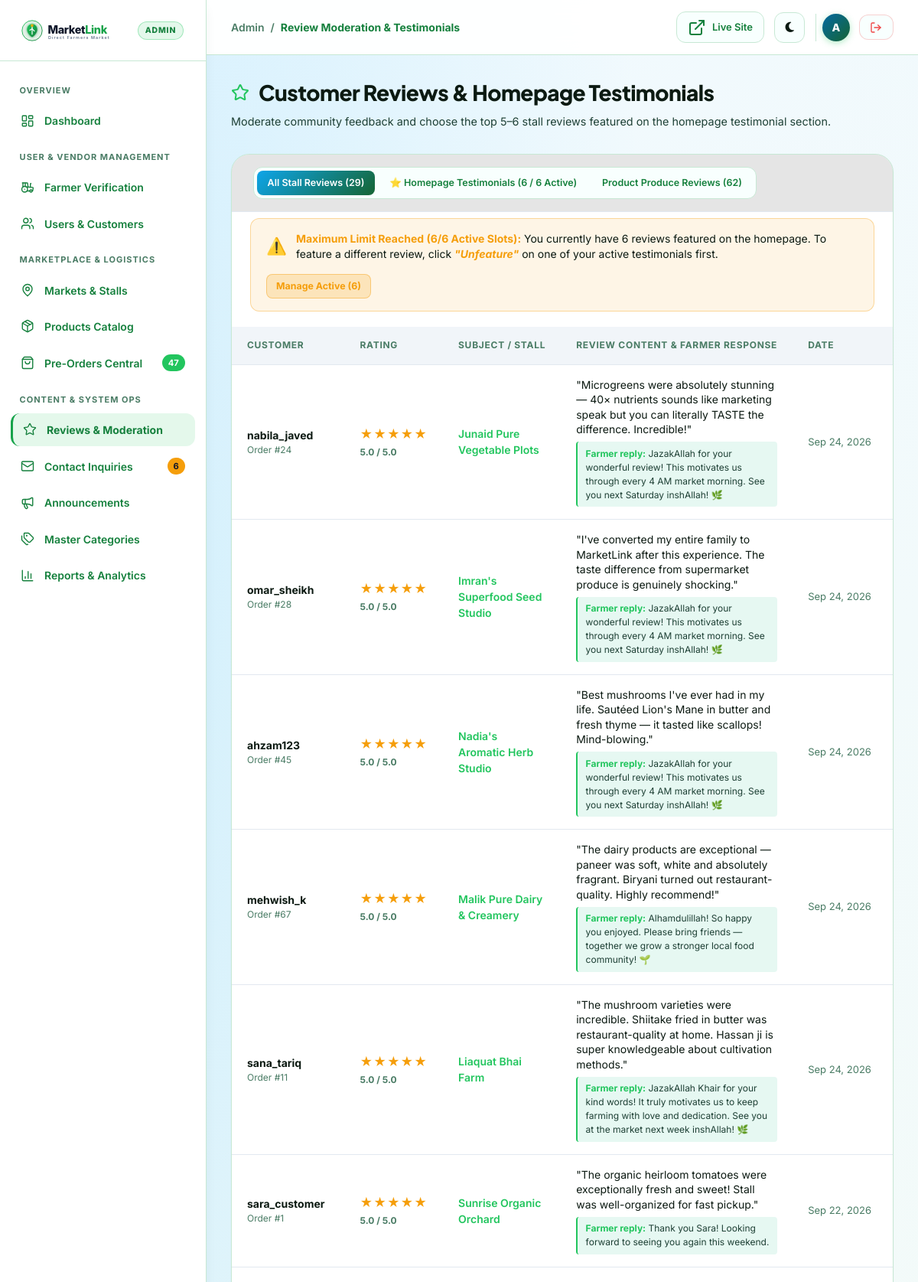
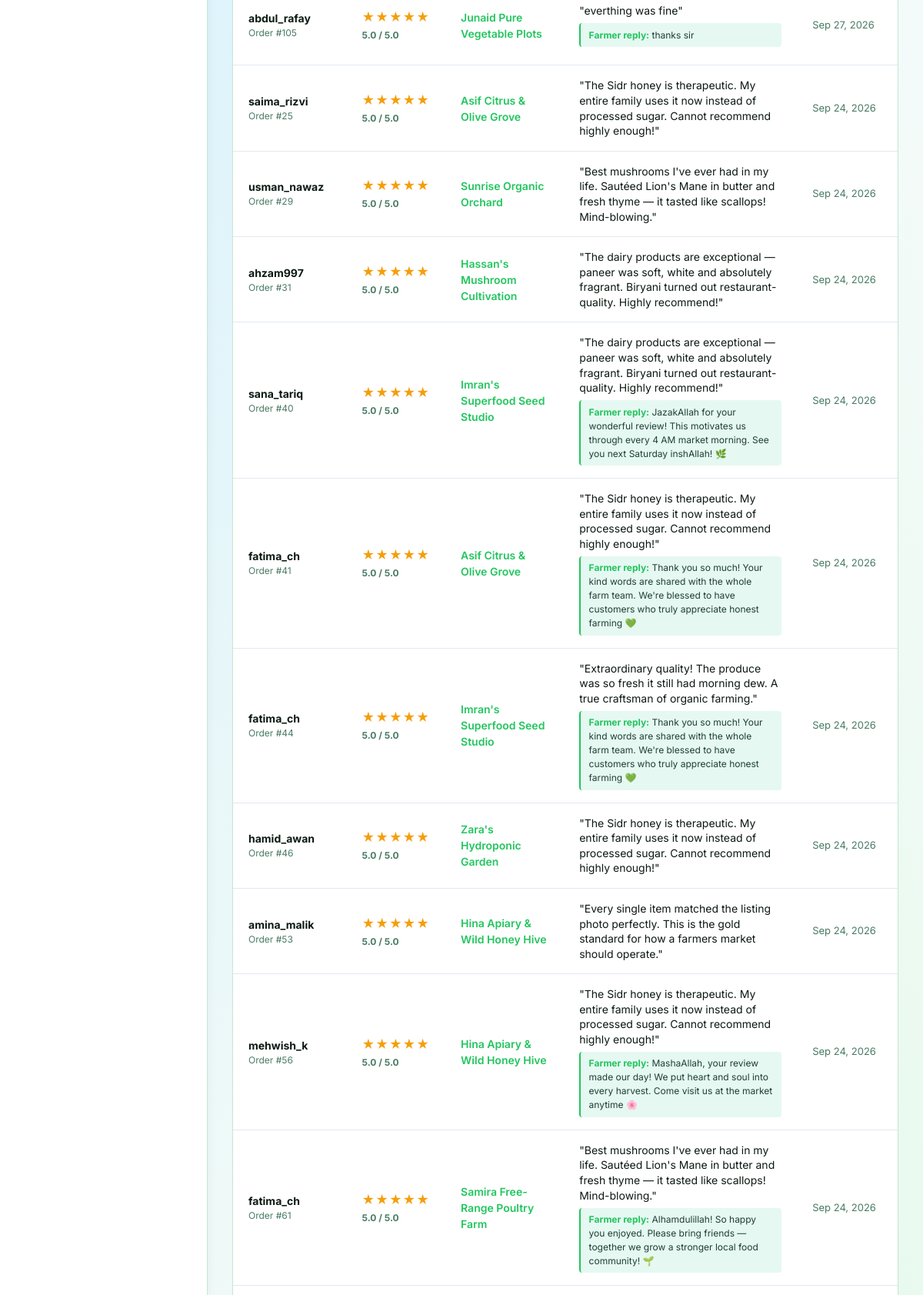
Page /admin/reviews.php (signed in, upper part) on the committed database (2 pictures, top to bottom).
### tables this page shows
CREATE TABLE `farmer_reviews` (
  `review_id` int(11) NOT NULL,
  `order_id` int(11) NOT NULL,
  `customer_id` int(11) NOT NULL,
  `farmer_id` int(11) NOT NULL,
  `rating` int(11) NOT NULL CHECK (`rating` between 1 and 5),
  `review_comment` text DEFAULT NULL,
  `farmer_response` text DEFAULT NULL,
  `response_date` datetime DEFAULT NULL,
  `is_moderated` tinyint(1) DEFAULT 1,
  `is_featured` tinyint(1) NOT NULL DEFAULT 0,
  `created_at` datetime DEFAULT current_timestamp()
);

CREATE TABLE `users` (
  `user_id` int(11) NOT NULL,
  `username` varchar(50) NOT NULL,
  `email` varchar(100) NOT NULL,
  `password_hash` varchar(255) NOT NULL,
  `role` enum('admin','farmer','customer') NOT NULL,
  `status` enum('active','suspended','inactive') DEFAULT 'active',
  `phone_number` varchar(20) DEFAULT NULL,
  `profile_image` varchar(255) DEFAULT NULL,
  `created_at` datetime DEFAULT current_timestamp(),
  `updated_at` datetime DEFAULT current_timestamp() ON UPDATE current_timestamp()
);

CREATE TABLE `farmer_profiles` (
  `farmer_id` int(11) NOT NULL,
  `stall_name` varchar(120) NOT NULL,
  `contact_person` varchar(100) NOT NULL,
  `business_phone` varchar(20) NOT NULL,
  `business_email` varchar(100) DEFAULT NULL,
  `description` text DEFAULT NULL,
  `address` text NOT NULL,
  `latitude` decimal(10,8) NOT NULL,
  `longitude` decimal(11,8) NOT NULL,
  `order_cutoff_time` time DEFAULT '18:00:00',
  `approval_status` enum('pending','approved','rejected','suspended') DEFAULT 'pending',
  `created_at` datetime DEFAULT current_timestamp(),
  `updated_at` datetime DEFAULT current_timestamp() ON UPDATE current_timestamp()
);

### admin/reviews.php (the view, shortened to what this page needs)
<?php
require_once __DIR__ . '/includes/admin_header.php';
$type   = trim($_GET['type'] ?? 'farmer');
$filter = trim($_GET['filter'] ?? 'all');
if ($type === 'product') {
    $sql = "SELECT pr.review_id, pr.order_id, pr.rating, pr.comment as review_comment, '' as farmer_response,
                   pr.is_moderated, 0 as is_featured, pr.created_at,
                   u.username as customer_name,
                   p.product_name,
                   fp.stall_name
            FROM product_reviews pr
            JOIN users u ON pr.customer_id = u.user_id
            JOIN products p ON pr.product_id = p.product_id
            JOIN farmer_profiles fp ON p.farmer_id = fp.farmer_id
            ORDER BY pr.created_at DESC";
} else {
    $type = 'farmer';
    $where = ($filter === 'featured') ? "WHERE fr.is_featured = 1" : "";
    $sql = "SELECT fr.review_id, fr.order_id, fr.rating, fr.review_comment, fr.farmer_response,
                   fr.is_moderated, COALESCE(fr.is_featured, 0) as is_featured, fr.created_at,
                   u.username as customer_name,
                   fp.stall_name
            FROM farmer_reviews fr
            JOIN users u ON fr.customer_id = u.user_id
            JOIN farmer_profiles fp ON fr.farmer_id = fp.farmer_id
            {$where}
            ORDER BY fr.is_featured DESC, fr.rating DESC, fr.created_at DESC";
}
$reviews = $pdo->query($sql)->fetchAll();
$farmerRevCount   = (int)$pdo->query("SELECT COUNT(*) FROM farmer_reviews")->fetchColumn();
$featuredRevCount = (int)$pdo->query("SELECT COUNT(*) FROM farmer_reviews WHERE is_featured = 1")->fetchColumn();
$prodRevCount     = (int)$pdo->query("SELECT COUNT(*) FROM product_reviews")->fetchColumn();
?>
<div class="admin-page-header">
  <div class="admin-page-title-group">
    <h1>
      <i data-lucide="star" style="color:var(--admin-accent);"></i>
      Customer Reviews &amp; Homepage Testimonials
    </h1>
    <p>Moderate community feedback and choose the top 5–6 stall reviews featured on the homepage testimonial section.</p>
  </div>
</div>
<div class="admin-card">
  <div class="admin-toolbar">
    <div class="admin-filter-tabs">
      <a href="?type=farmer&filter=all" class="admin-filter-tab <?= ($type === 'farmer' && $filter !== 'featured') ? 'active' : '' ?>">
        All Stall Reviews (<?= $farmerRevCount ?>)
      </a>
      <a href="?type=farmer&filter=featured" class="admin-filter-tab <?= ($type === 'farmer' && $filter === 'featured') ? 'active' : '' ?>" style="color: <?= ($filter === 'featured') ? '#f59e0b' : '' ?>;">
        ⭐ Homepage Testimonials (<?= $featuredRevCount ?> / 6 Active)
      </a>
      <a href="?type=product" class="admin-filter-tab <?= ($type === 'product') ? 'active' : '' ?>">
        Product Produce Reviews (<?= $prodRevCount ?>)
      </a>
    </div>
  </div>
  <?php if ($type === 'farmer' && $featuredRevCount >= 6): ?>
    <div style="margin: 0.5rem 1.5rem 1.25rem 1.5rem; padding: 1rem 1.25rem; background: rgba(245, 158, 11, 0.1); border: 1.5px solid rgba(245, 158, 11, 0.35); border-radius: 12px; display: flex; align-items: center; justify-content: space-between; gap: 1rem; flex-wrap: wrap;">
      <div style="display:flex; align-items:center; gap:0.75rem;">
        <span style="font-size:1.35rem; line-height:1;">⚠️</span>
        <div style="font-size:0.875rem; line-height:1.45; color:var(--admin-text-main);">
          <strong style="color:#f59e0b;">Maximum Limit Reached (6/6 Active Slots):</strong>
          You currently have 6 reviews featured on the homepage. To feature a different review, click <em style="color:#f59e0b; font-weight:700;">"Unfeature"</em> on one of your active testimonials first.
        </div>
      </div>
      <a href="?type=farmer&filter=featured" class="admin-btn admin-btn-sm" style="background:rgba(245,158,11,0.2); color:#f59e0b; border:1px solid rgba(245,158,11,0.4); font-weight:700;">
        Manage Active (<?= $featuredRevCount ?>)
      </a>
    </div>
  <?php endif; ?>
  <div class="admin-table-container">
    <table class="admin-table">
      <thead>
        <tr>
          <th>Customer</th>
          <th>Rating</th>
          <th>Subject / Stall</th>
          <th>Review Content &amp; Farmer Response</th>
          <th>Date</th>
          <th>Moderation &amp; Homepage</th>
        </tr>
      </thead>
      <tbody>
        <?php if (empty($reviews)): ?>
          <tr>
            <td colspan="7" style="text-align:center; padding:3rem; color:var(--admin-text-subtle);">
              No reviews found in this view.
            </td>
          </tr>
        <?php else: ?>
          <?php foreach ($reviews as $r): ?>
            <tr id="review-row-<?= $r['review_id'] ?>">
              <td>
                <div style="font-weight:700; color:var(--admin-text-main);"><?= htmlspecialchars($r['customer_name']) ?></div>
                <div style="font-size:0.75rem; color:var(--admin-text-subtle);">Order #<?= $r['order_id'] ?></div>
              </td>
              <td>
                <div style="color:#f59e0b; font-size:1rem; letter-spacing:1px; white-space:nowrap;">
                  <?= str_repeat('★', (int)$r['rating']) . str_repeat('☆', 5 - (int)$r['rating']) ?>
                </div>
                <span style="font-size:0.75rem; font-weight:700; color:var(--admin-text-subtle);"><?= $r['rating'] ?>.0 / 5.0</span>
              </td>
              <td>
                <div style="font-weight:600; color:var(--admin-emerald);"><?= htmlspecialchars($r['stall_name']) ?></div>
              </td>
              <td style="max-width:320px;">
                <div style="font-size:0.875rem; color:var(--admin-text-main); line-height:1.4;">
                  "<?= htmlspecialchars($r['review_comment'] ?: 'No written comment.') ?>"
                </div>
                <?php if (!empty($r['farmer_response'])): ?>
                  <div style="margin-top:0.4rem; padding:0.4rem 0.65rem; background:rgba(16,185,129,0.1); border-left:2.5px solid var(--admin-emerald); border-radius:4px; font-size:0.75rem; color:var(--admin-text-muted);">
                    <strong style="color:var(--admin-emerald);">Farmer reply:</strong> <?= htmlspecialchars($r['farmer_response']) ?>
                  </div>
                <?php endif; ?>
              </td>
              <td style="font-size:0.8125rem; color:var(--admin-text-subtle); white-space:nowrap;">
                <?= date('M d, Y', strtotime($r['created_at'])) ?>
              </td>
              <td>
              </td>
            </tr>
          <?php endforeach; ?>
        <?php endif; ?>
      </tbody>
    </table>
  </div>
</div>
<?php require_once __DIR__ . '/includes/admin_footer.php'; ?>

### assets/css/responsive.css (style rules this page uses)
html, body { width: 100%; max-width: 100%; }
img, video, canvas, svg { max-width: 100%; }
.admin-main, .admin-content, .customer-main, .customer-content, .farmer-main, .farmer-content, .admin-card, .farmer-card, .dashboard-grid-2 > *, .cart-layout-grid > *, .farmer-grid-2-col > *, .farmer-grid-equal-2 > *, .admin-grid-split > *, .hero-grid > *, .bento-grid > *, .contact-layout > *, .auth-layout > * { min-width: 0; }
.admin-table-container, .farmer-table-responsive, .cart-table-responsive, .contrast-table { max-width: 100%; overscroll-behavior-inline: contain; -webkit-overflow-scrolling: touch; scrollbar-width: none; }
.admin-table, .farmer-table, .cart-table-responsive .cart-items-table, .contrast-table table { max-width: none; }

### assets/css/ai-assistant.css (style rules this page uses)
:root { --ai-primary: #059669; --ai-primary-hover: #047857; --ai-accent: #0284c7; --ai-gradient: linear-gradient(135deg, #059669 0%, #0284c7 100%); --ai-gradient-header: linear-gradient(135deg, #064e3b 0%, #0c4a6e 100%); --ai-bg-window: rgba(255, 255, 255, 0.96); --ai-bg-messages: #f8fafc; --ai-border: rgba(226, 232, 240, 0.9); --ai-text-main: #0f172a; --ai-text-muted: #64748b; --ai-bot-bubble: #ffffff; --ai-bot-bubble-border: #e2e8f0; --ai-shadow: 0 20px 35px -5px rgba(0, 0, 0, 0.15), 0 10px 15px -5px rgba(0, 0, 0, 0.08); }

### rows in the picture
farmer_reviews: users.username "nabila_javed", order "24", rating "★★★★★", rating "5", farmer.stall_name "Junaid Pure Vegetable Plots", review_comment "Microgreens were absolutely stunning — 40× nutrients sounds like marketing speak but you can literally TASTE the difference. Incredible!", farmer_response "JazakAllah for your wonderful review! This motivates us through every 4 AM market morning. See you next Saturday inshAllah! 🌿", created_at "Sep 24, 2026"
farmer_reviews: users.username "omar_sheikh", order "28", rating "★★★★★", rating "5", farmer.stall_name "Imran's Superfood Seed Studio", review_comment "I've converted my entire family to MarketLink after this experience. The taste difference from supermarket produce is genuinely shocking.", farmer_response "JazakAllah for your wonderful review! This motivates us through every 4 AM market morning. See you next Saturday inshAllah! 🌿", created_at "Sep 24, 2026"
farmer_reviews: users.username "ahzam123", order "45", rating "★★★★★", rating "5", farmer.stall_name "Nadia's Aromatic Herb Studio", review_comment "Best mushrooms I've ever had in my life. Sautéed Lion's Mane in butter and fresh thyme — it tasted like scallops! Mind-blowing.", farmer_response "JazakAllah for your wonderful review! This motivates us through every 4 AM market morning. See you next Saturday inshAllah! 🌿", created_at "Sep 24, 2026"
farmer_reviews: users.username "mehwish_k", order "67", rating "★★★★★", rating "5", farmer.stall_name "Malik Pure Dairy & Creamery", review_comment "The dairy products are exceptional — paneer was soft, white and absolutely fragrant. Biryani turned out restaurant-quality. Highly recommend!", farmer_response "Alhamdulillah! So happy you enjoyed. Please bring friends — together we grow a stronger local food community! 🌱", created_at "Sep 24, 2026"
farmer_reviews: users.username "sana_tariq", order "11", rating "★★★★★", rating "5", farmer.stall_name "Liaquat Bhai Farm", review_comment "The mushroom varieties were incredible. Shiitake fried in butter was restaurant-quality at home. Hassan ji is super knowledgeable about cultivation methods.", farmer_response "JazakAllah Khair for your kind words! It truly motivates us to keep farming with love and dedication. See you at the market next week inshAllah! 🌿", created_at "Sep 24, 2026"
farmer_reviews: users.username "sara_customer", order "1", rating "★★★★★", rating "5", farmer.stall_name "Sunrise Organic Orchard", review_comment "The organic heirloom tomatoes were exceptionally fresh and sweet! Stall was well-organized for fast pickup.", farmer_response "Thank you Sara! Looking forward to seeing you again this weekend.", created_at "Sep 22, 2026"
farmer_reviews: users.username "abdul_rafay", order "105", rating "★★★★★", rating "5", farmer.stall_name "Junaid Pure Vegetable Plots", review_comment "everthing was fine", farmer_response "thanks sir", created_at "Sep 27, 2026"
farmer_reviews: users.username "saima_rizvi", order "25", rating "★★★★★", rating "5", farmer.stall_name "Asif Citrus & Olive Grove", review_comment "The Sidr honey is therapeutic. My entire family uses it now instead of processed sugar. Cannot recommend highly enough!", created_at "Sep 24, 2026"
farmer_reviews: users.username "usman_nawaz", order "29", rating "★★★★★", rating "5", farmer.stall_name "Sunrise Organic Orchard", review_comment "Best mushrooms I've ever had in my life. Sautéed Lion's Mane in butter and fresh thyme — it tasted like scallops! Mind-blowing.", created_at "Sep 24, 2026"
farmer_reviews: users.username "ahzam997", order "31", rating "★★★★★", rating "5", farmer.stall_name "Hassan's Mushroom Cultivation", review_comment "The dairy products are exceptional — paneer was soft, white and absolutely fragrant. Biryani turned out restaurant-quality. Highly recommend!", created_at "Sep 24, 2026"
farmer_reviews: users.username "sana_tariq", order "40", rating "★★★★★", rating "5", farmer.stall_name "Imran's Superfood Seed Studio", review_comment "The dairy products are exceptional — paneer was soft, white and absolutely fragrant. Biryani turned out restaurant-quality. Highly recommend!", farmer_response "JazakAllah for your wonderful review! This motivates us through every 4 AM market morning. See you next Saturday inshAllah! 🌿", created_at "Sep 24, 2026"
farmer_reviews: users.username "fatima_ch", order "41", rating "★★★★★", rating "5", farmer.stall_name "Asif Citrus & Olive Grove", review_comment "The Sidr honey is therapeutic. My entire family uses it now instead of processed sugar. Cannot recommend highly enough!", farmer_response "Thank you so much! Your kind words are shared with the whole farm team. We're blessed to have customers who truly appreciate honest farming 💚", created_at "Sep 24, 2026"
farmer_reviews: users.username "fatima_ch", order "44", rating "★★★★★", rating "5", farmer.stall_name "Imran's Superfood Seed Studio", review_comment "Extraordinary quality! The produce was so fresh it still had morning dew. A true craftsman of organic farming.", farmer_response "Thank you so much! Your kind words are shared with the whole farm team. We're blessed to have customers who truly appreciate honest farming 💚", created_at "Sep 24, 2026"
farmer_reviews: users.username "hamid_awan", order "46", rating "★★★★★", rating "5", farmer.stall_name "Zara's Hydroponic Garden", review_comment "The Sidr honey is therapeutic. My entire family uses it now instead of processed sugar. Cannot recommend highly enough!", created_at "Sep 24, 2026"
farmer_reviews: users.username "amina_malik", order "53", rating "★★★★★", rating "5", farmer.stall_name "Hina Apiary & Wild Honey Hive", review_comment "Every single item matched the listing photo perfectly. This is the gold standard for how a farmers market should operate.", created_at "Sep 24, 2026"
farmer_reviews: users.username "mehwish_k", order "56", rating "★★★★★", rating "5", farmer.stall_name "Hina Apiary & Wild Honey Hive", review_comment "The Sidr honey is therapeutic. My entire family uses it now instead of processed sugar. Cannot recommend highly enough!", farmer_response "MashaAllah, your review made our day! We put heart and soul into every harvest. Come visit us at the market anytime 🌸", created_at "Sep 24, 2026"
farmer_reviews: users.username "fatima_ch", order "61", rating "★★★★★", rating "5", farmer.stall_name "Samira Free-Range Poultry Farm", review_comment "Best mushrooms I've ever had in my life. Sautéed Lion's Mane in butter and fresh thyme — it tasted like scallops! Mind-blowing.", farmer_response "Alhamdulillah! So happy you enjoyed. Please bring friends — together we grow a stronger local food community! 🌱", created_at "Sep 24, 2026"

### other values in the picture
$activeOrdersCount "47"
$unreadInquiriesCount "6"
$pageTitle "Review Moderation & Testimonials"
substr($adminUsername, 0, 1) "A"
$farmerRevCount "29"
$featuredRevCount "6"
$prodRevCount "62"
